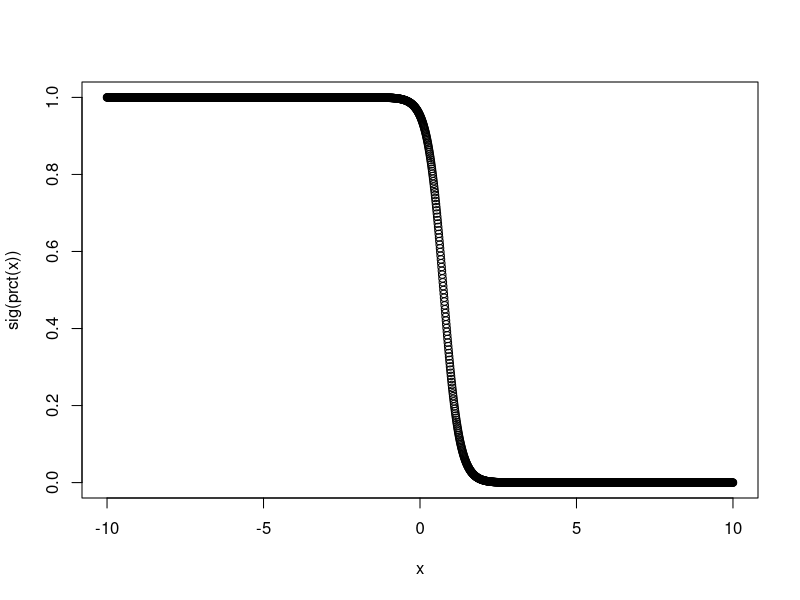

Write the R code that produced this figure.

sig=function(x){1/(1+exp(-x))}

prct=function(x){
  -4*x+3
}

prct(0)
prct(1)

x=seq(-10,10,0.01)

plot(x,sig(prct(x)))

sig(prct(x))

raw_weight=c(-10,-10,-10,-10,-10,-10,-10,-10,10,10
             ,-10,-10,-10,-10,10,10,10,10,-10,-10
             ,-10,-10,10,10,-10,-10,10,10,-10,-10
             ,-10,10,-10,10,-10,10,-10,10,-10,10)

# raw_weight_1=c(0,0,0,0,0,0,0,0,10,10
#              ,0,0,0,0,10,10,10,10,0,0
#              ,0,0,10,10,0,0,10,10,0,0
#              ,0,10,0,10,0,10,0,10,0,10)

weight=matrix(ncol = 10,nrow = 4)

weight[1,]=raw_weight[1:10]
weight[2,]=raw_weight[11:20]
weight[3,]=raw_weight[21:30]
weight[4,]=raw_weight[31:40]

# weight[1,]=raw_weight_1[1:10]
# weight[2,]=raw_weight_1[11:20]
# weight[3,]=raw_weight_1[21:30]
# weight[4,]=raw_weight_1[31:40]

weight

out5=matrix(c(0,0,0,0,0,1,0,0,0,0),ncol = 1)

new_out=sig(weight%*%out5)

sig(10)





